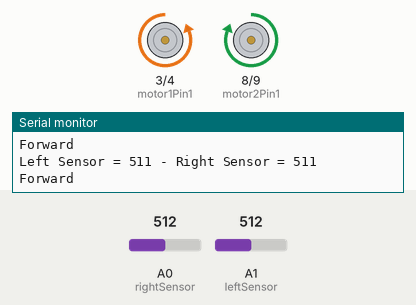
A sketch run on a simulated Arduino Uno, built with avr-gcc and run on an emulated ATmega328P. Shown: motor-driver pin pairs drawn as motors (green arrow = first pin HIGH = forward, orange = second pin HIGH = backward, longer = more drive, scaled by the enable pin), the last lines printed to the serial monitor. The test bench sets the inputs (shaded band); at power-on: A0 (rightSensor) = 512, A1 (leftSensor) = 512.

Above: at 1.2 s.
1.3 s: A0 (rightSensor) set to 581
2.8 s: A0 (rightSensor) set to 601
At 3.3 s:
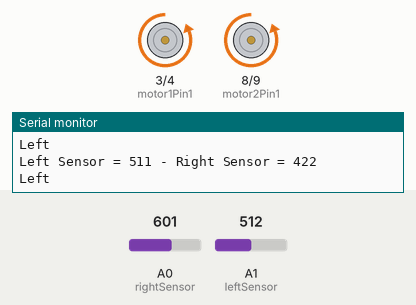
4.3 s: A1 (leftSensor) set to 537
At 5.0 s:
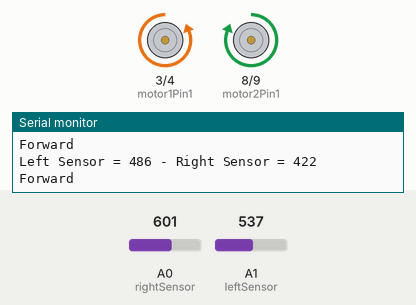
7.3 s: A1 (leftSensor) set to 669
10.3 s: A1 (leftSensor) set to 695
At 11.5 s:
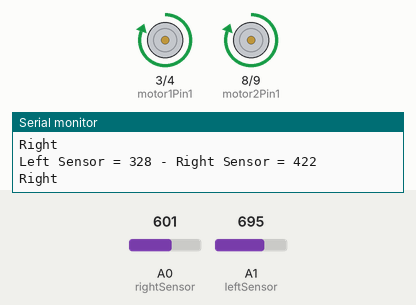
11.8 s: A1 (leftSensor) set to 511
At 13.1 s:
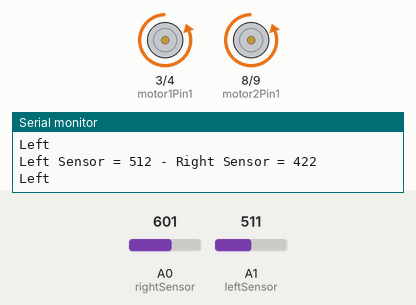
Timing chart, 0 to 14.3 s (numbered marks = the images above; inputs shaded):
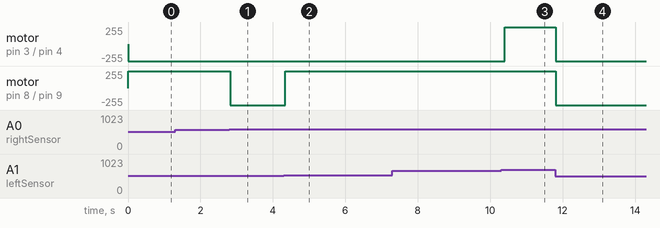

The sketch:

13_light_following_robot.ino
```cpp
/*
 * Rui Santos
 * Complete Project Details http://randomnerdtutorials.com
 */

const int motor1Pin1 = 3; // pin 2 on L293D IC
const int motor1Pin2 = 4; // pin 7 on L293D IC
const int enable1Pin = 6; // pin 1 on L293D IC
const int motor2Pin1 = 8; // pin 10 on L293D IC
const int motor2Pin2 = 9; // pin 15 on L293D IC
const int enable2Pin = 11; // pin 9 on L293D IC

// My right sensor might be YOUR left sensor
const int rightSensor = A0;
const int leftSensor = A1;

// Variable definitions
int leftSensorValue;
int rightSensorValue;
int sensorDifferenceValue;

// Threshold Value for the sensor difference
const int thresholdValueDifference = 75;

void setup() {
  // Setting outputs and inputs
  pinMode(enable2Pin, OUTPUT);
  pinMode(motor2Pin1, OUTPUT);
  pinMode(motor2Pin2, OUTPUT);
  pinMode(enable1Pin, OUTPUT);
  pinMode(motor1Pin2, OUTPUT);
  pinMode(motor1Pin1, OUTPUT);
  pinMode(leftSensor, INPUT);
  pinMode(rightSensor, INPUT);
  // Serial debugging at 9600 baud rate
  Serial.begin(9600);
}

void loop() {
  // Reads LDR sesnsors and calculates the differences
  leftSensorValue = 1023-analogRead(leftSensor);
  rightSensorValue = 1023-analogRead(rightSensor);
  sensorDifferenceValue = abs(leftSensorValue-rightSensorValue);

  // Prints the current readings
  Serial.print("Left Sensor = ");
  Serial.print(leftSensorValue);
  Serial.print(" - Right Sensor = ");
  Serial.println(rightSensorValue);

  // Turns the robot Left, if the light is currently higher in the Left LDR
  if (leftSensorValue > rightSensorValue &&
    sensorDifferenceValue > thresholdValueDifference){
    analogWrite(enable2Pin, 255);
    digitalWrite(motor2Pin1, LOW);
    digitalWrite(motor2Pin2, HIGH);
    analogWrite(enable1Pin, 255);
    digitalWrite( motor1Pin2, HIGH);
    digitalWrite( motor1Pin1, LOW);
    Serial.println("Left");
    delay(100);
  }
  // Turns the robot Right if the light is currently higher in the Right LDR
  if (leftSensorValue < rightSensorValue &&
    sensorDifferenceValue > thresholdValueDifference){
    analogWrite(enable2Pin, 255);
    digitalWrite(motor2Pin1, HIGH);
    digitalWrite(motor2Pin2, LOW);
    analogWrite(enable1Pin, 255);
    digitalWrite(motor1Pin2, LOW);
    digitalWrite(motor1Pin1, HIGH);
    Serial.println("Right");
    delay(100);
  }
  // Goes forward if the difference between the two is not relevant
  else if (sensorDifferenceValue < thresholdValueDifference){
    analogWrite(enable2Pin, 255);
    digitalWrite(motor2Pin1, HIGH);
    digitalWrite(motor2Pin2, LOW);
    analogWrite(enable1Pin, 255);
    digitalWrite(motor1Pin2, HIGH);
    digitalWrite(motor1Pin1, LOW);
    Serial.println("Forward");
    delay(100);
  }
}
```

Measured:
- the behaviour switches between 587 and 588 on A0 (rightSensor) (found by bisection; images 0 and 1)
- the behaviour switches between 526 and 527 on A1 (leftSensor) (found by bisection; images 1 and 2)
- the behaviour switches between 676 and 677 on A1 (leftSensor) (found by bisection; images 2 and 3)
- after the input at 2.8 s, motor on pin 8 (motor2Pin1) / pin 9 (motor2Pin2): forward 255/255 → backward 255/255 at once
- after the input at 4.3 s, motor on pin 8 (motor2Pin1) / pin 9 (motor2Pin2): backward 255/255 → forward 255/255 at once
- after the input at 10.3 s, motor on pin 3 (motor1Pin1) / pin 4 (motor1Pin2): backward 255/255 → forward 255/255 after 0.09 s
- after the input at 11.8 s, motor on pin 3 (motor1Pin1) / pin 4 (motor1Pin2), motor on pin 8 (motor2Pin1) / pin 9 (motor2Pin2): forward 255/255 → backward 255/255 at once
